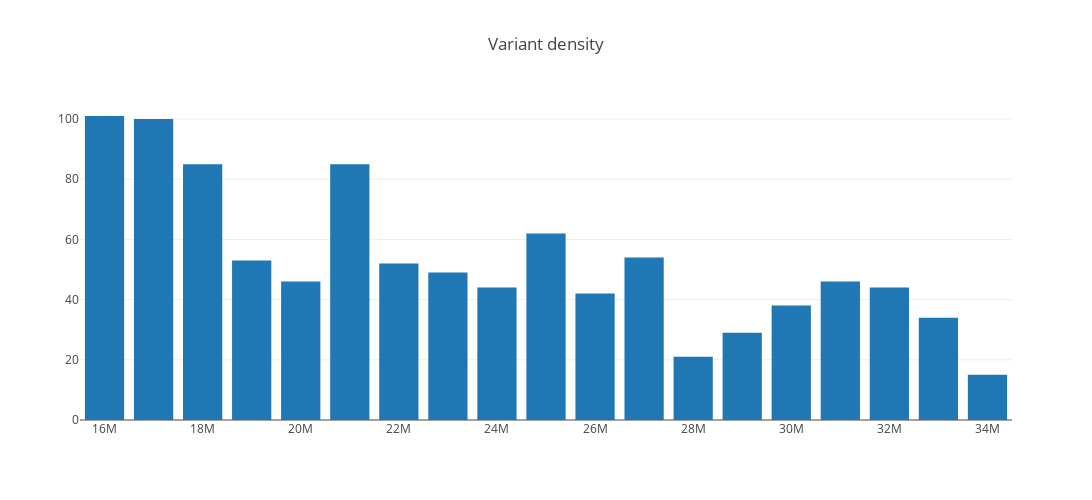

The notebook cell this image was saved under:
### Code cell
import plotly.offline as py
import plotly.graph_objs as go
from plotly.offline import init_notebook_mode

pandas_histogram_df = oskar.histogram(df, "start", 1000000).toPandas()

init_notebook_mode(connected = True)

data = [go.Bar(x = pandas_histogram_df["start"], y = pandas_histogram_df["count"])]
layout = go.Layout(title = 'Variant density', width = 1440, height = 500)
fig = go.Figure(data=data, layout=layout)

py.iplot(fig)

### Figure 1 — Plotly figure (JSON) as saved in the notebook; plotly's stock layout.template omitted (floating-point values rounded to 4 significant figures)
{"data": [{"type": "bar", "uid": "7a455371-45e3-4605-828e-05f859461011", "x": [16000000, 17000000, 18000000, 19000000, 20000000, 21000000, 22000000, 23000000, 24000000, 25000000, 26000000, 27000000, 28000000, 29000000, 30000000, 31000000, 32000000, 33000000, 34000000], "y": [101, 100, 85, 53, 46, 85, 52, 49, 44, 62, 42, 54, 21, 29, 38, 46, 44, 34, 15]}], "layout": {"height": 500, "title": {"text": "Variant density"}, "width": 1440, "xaxis": {"autorange": true, "range": [15500000, 34500000], "type": "linear"}, "yaxis": {"autorange": true, "range": [0, 106.3], "type": "linear"}}}
